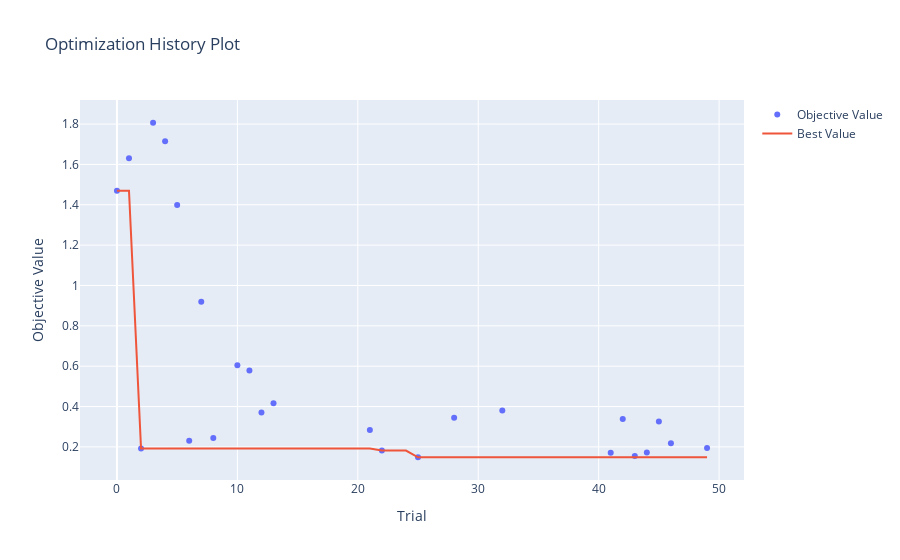
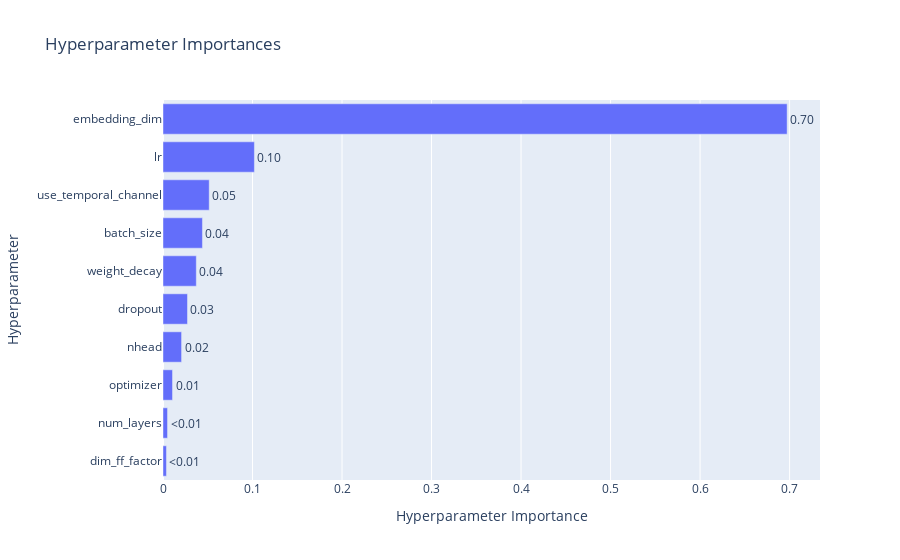

The code cell stored with these charts, in order, in its notebook:
### Code cell
import optuna.visualization as vis

vis.plot_optimization_history(study).show()
vis.plot_param_importances(study).show()

### Figure 1 — Plotly figure (JSON) as saved in the notebook; plotly's stock layout.template omitted (floating-point values rounded to 4 significant figures)
{"data": [{"mode": "markers", "name": "Objective Value", "type": "scatter", "x": [0, 1, 2, 3, 4, 5, 6, 7, 8, 10, 11, 12, 13, 21, 22, 25, 28, 32, 41, 42, 43, 44, 45, 46, 49], "y": [1.469, 1.631, 0.1923, 1.806, 1.715, 1.399, 0.23, 0.9199, 0.2447, 0.6051, 0.579, 0.3701, 0.416, 0.2838, 0.1819, 0.1487, 0.3445, 0.38, 0.1714, 0.3383, 0.1554, 0.1722, 0.3265, 0.2181, 0.1943]}, {"mode": "lines", "name": "Best Value", "type": "scatter", "x": [0, 1, 2, 3, 4, 5, 6, 7, 8, 9, 10, 11, 12, 13, 14, 15, 16, 17, 18, 19, 20, 21, 22, 23, 24, 25, 26, 27, 28, 29, 30, 31, 32, 33, 34, 35, 36, 37, 38, 39, 40, 41, 42, 43, 44, 45, 46, 47, 48, 49], "y": [1.469, 1.469, 0.1923, 0.1923, 0.1923, 0.1923, 0.1923, 0.1923, 0.1923, 0.1923, 0.1923, 0.1923, 0.1923, 0.1923, 0.1923, 0.1923, 0.1923, 0.1923, 0.1923, 0.1923, 0.1923, 0.1923, 0.1819, 0.1819, 0.1819, 0.1487, 0.1487, 0.1487, 0.1487, 0.1487, 0.1487, 0.1487, 0.1487, 0.1487, 0.1487, 0.1487, 0.1487, 0.1487, 0.1487, 0.1487, 0.1487, 0.1487, 0.1487, 0.1487, 0.1487, 0.1487, 0.1487, 0.1487, 0.1487, 0.1487]}, {"marker": {"color": "#cccccc"}, "mode": "markers", "name": "Infeasible Trial", "showlegend": false, "type": "scatter", "x": [], "y": []}], "layout": {"title": {"text": "Optimization History Plot"}, "xaxis": {"title": {"text": "Trial"}}, "yaxis": {"title": {"text": "Objective Value"}}}}

### Figure 2 — Plotly figure (JSON) as saved in the notebook; plotly's stock layout.template omitted (floating-point values rounded to 4 significant figures)
{"data": [{"cliponaxis": false, "hovertemplate": ["dim_ff_factor (IntDistribution): 0.0038581796908893763<extra></extra>", "num_layers (IntDistribution): 0.005062766614782272<extra></extra>", "optimizer (CategoricalDistribution): 0.010634107696893822<extra></extra>", "nhead (CategoricalDistribution): 0.020744355289136426<extra></extra>", "dropout (FloatDistribution): 0.02735470858498052<extra></extra>", "weight_decay (FloatDistribution): 0.03722329002827227<extra></extra>", "batch_size (CategoricalDistribution): 0.04407206243875695<extra></extra>", "use_temporal_channel (CategoricalDistribution): 0.05164166437839137<extra></extra>", "lr (FloatDistribution): 0.10211911308512589<extra></extra>", "embedding_dim (CategoricalDistribution): 0.6972897521927711<extra></extra>"], "name": "Objective Value", "orientation": "h", "text": ["<0.01", "<0.01", "0.01", "0.02", "0.03", "0.04", "0.04", "0.05", "0.10", "0.70"], "textposition": "outside", "type": "bar", "x": [0.003858, 0.005063, 0.01063, 0.02074, 0.02735, 0.03722, 0.04407, 0.05164, 0.1021, 0.6973], "y": ["dim_ff_factor", "num_layers", "optimizer", "nhead", "dropout", "weight_decay", "batch_size", "use_temporal_channel", "lr", "embedding_dim"]}], "layout": {"title": {"text": "Hyperparameter Importances"}, "xaxis": {"title": {"text": "Hyperparameter Importance"}}, "yaxis": {"title": {"text": "Hyperparameter"}}}}
